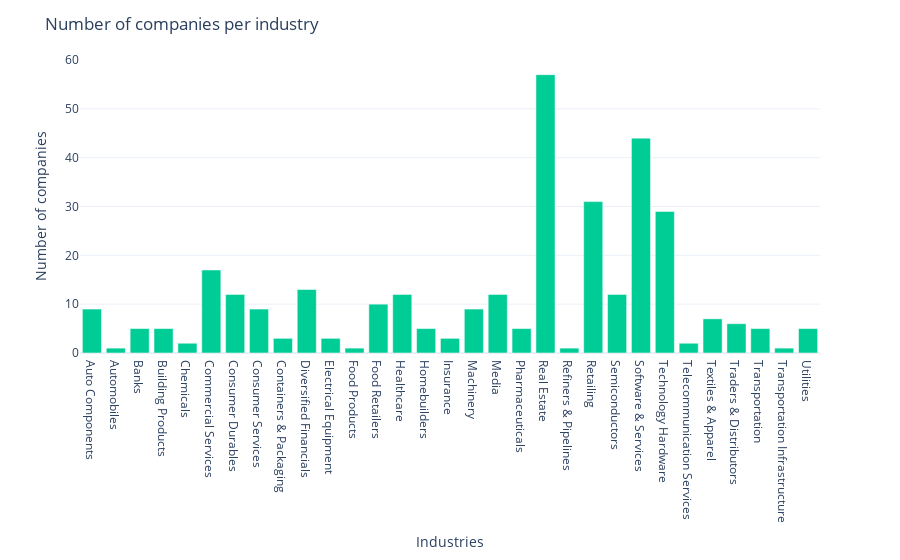

The cell this chart's notebook holds for it:
### Markdown cell above
### Industry size

### Code cell
fig = px.bar(industry_size, x='industry', y='Count', color_discrete_sequence=[px.colors.qualitative.Plotly[2]])

fig.update_layout(
    title='Number of companies per industry',
    xaxis=dict(
        title='Industries'
    ),
    yaxis=dict(
        title='Number of companies'
    ),
    showlegend=False,
    template='plotly_white',
)

### Figure 1 — Plotly figure (JSON) as saved in the notebook; plotly's stock layout.template omitted (floating-point values rounded to 4 significant figures)
{"data": [{"alignmentgroup": "True", "hovertemplate": "industry=%{x}<br>Count=%{y}<extra></extra>", "legendgroup": "", "marker": {"color": "#00CC96", "pattern": {"shape": ""}}, "name": "", "offsetgroup": "", "orientation": "v", "showlegend": false, "textposition": "auto", "x": ["Auto Components", "Automobiles", "Banks", "Building Products", "Chemicals", "Commercial Services", "Consumer Durables", "Consumer Services", "Containers & Packaging", "Diversified Financials", "Electrical Equipment", "Food Products", "Food Retailers", "Healthcare", "Homebuilders", "Insurance", "Machinery", "Media", "Pharmaceuticals", "Real Estate", "Refiners & Pipelines", "Retailing", "Semiconductors", "Software & Services", "Technology Hardware", "Telecommunication Services", "Textiles & Apparel", "Traders & Distributors", "Transportation", "Transportation Infrastructure", "Utilities"], "xaxis": "x", "y": [9, 1, 5, 5, 2, 17, 12, 9, 3, 13, 3, 1, 10, 12, 5, 3, 9, 12, 5, 57, 1, 31, 12, 44, 29, 2, 7, 6, 5, 1, 5], "yaxis": "y", "type": "bar"}], "layout": {"xaxis": {"anchor": "y", "domain": [0.0, 1.0], "title": {"text": "Industries"}}, "yaxis": {"anchor": "x", "domain": [0.0, 1.0], "title": {"text": "Number of companies"}}, "legend": {"tracegroupgap": 0}, "margin": {"t": 60}, "barmode": "relative", "title": {"text": "Number of companies per industry"}, "showlegend": false}}
